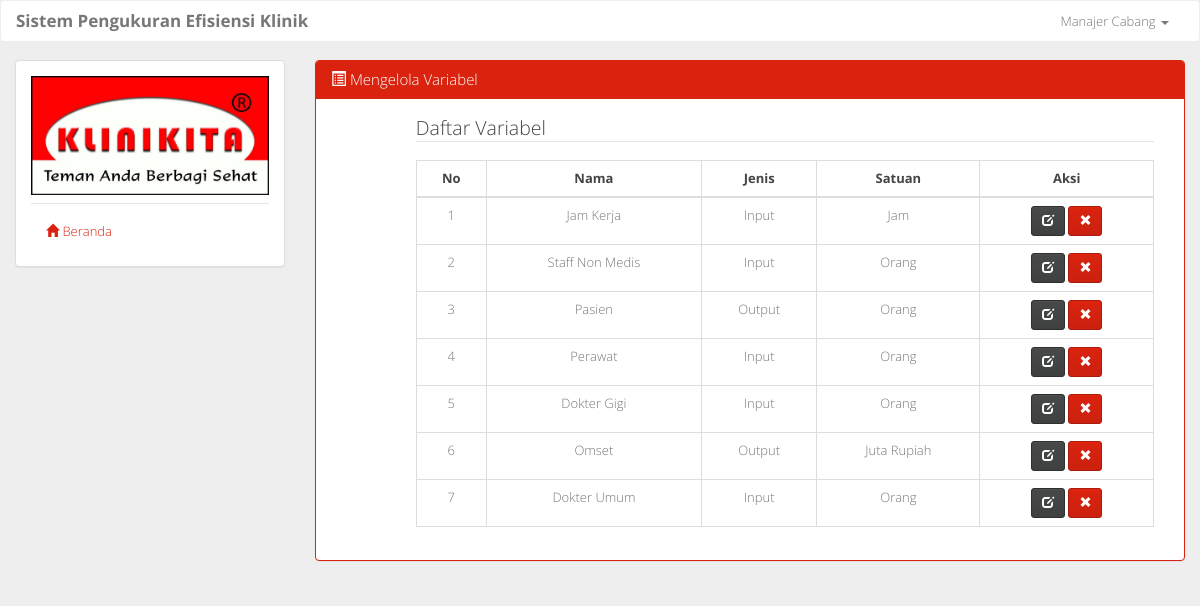
Page /mengelola_variabel.php (signed in) on the committed database.
### tables this page shows
CREATE TABLE `variabel` (
  `id_variabel` int(11) NOT NULL,
  `nama_variabel` varchar(50) NOT NULL,
  `jenis_variabel` char(1) NOT NULL,
  `satuan` varchar(50) NOT NULL
);

### mengelola_variabel.php (the view, shortened to what this page needs)
<?php include 'layout.php'; ?>
				<div class="col-sm-9">
					<div class="panel panel-primary">
					  	<div class="panel-heading">
					    	<h3 class="panel-title"><span class="glyphicon glyphicon-list-alt"></span> Mengelola Variabel</h3>
					  	</div>
					  	<div class="panel-body">
						  	<div class="col-sm-11 col-sm-offset-1">
						  		<legend>Daftar Variabel</legend>
						  		<?php
									$i=1;
									$query = mysqli_query($conn, "SELECT * FROM variabel ORDER BY id_variabel DESC");
									if (mysqli_num_rows($query) > 0) {
										echo '
											<table class="table table-bordered table-hover">
												<thead>
													<tr>
														<th>No</th>
														<th>Nama</th>
														<th>Jenis</th>
														<th>Satuan</th>
														<th>Aksi</th>
													</tr>
												</thead>
												<tbody>
										';
										while($var = mysqli_fetch_assoc($query)) {
											if ($var['jenis_variabel'] == 'i') {
											    $var['jenis_variabel'] = 'Input';
											} elseif ($var['jenis_variabel'] == 'o') {
											    $var['jenis_variabel'] = 'Output';
											}
											echo '
												<tr>
													<td>'.$i.'</td>
													<td>'.$var['nama_variabel'].'</td>
													<td>'.$var['jenis_variabel'].'</td>
													<td>'.$var['satuan'].'</td>
													<td>
														<a href="ubah_variabel.php?id='.$var['id_variabel'].'" class="btn btn-default btn-sm"><span class="glyphicon glyphicon-edit"></span></a>
														<a href="process/hapus_variabel.php?id='.$var['id_variabel'].'" onclick="return hapus()" class="btn btn-primary btn-sm"><span class="glyphicon glyphicon-remove"></span></a>
											        </td>
												</tr>
											';
											$i++;
										}
										echo '
												</tbody>
											</table>
										';
									}
								?>
						  	</div>
					  	</div>
					</div>
				</div>
<?php include 'layout2.php' ?>

### assets/css/style.css (style rules this page uses)
body { background-color: #eee; }
th, td { text-align: center; }

### rows in the picture
variabel: nama_variabel "Jam Kerja", jenis_variabel "Input", satuan "Jam"
variabel: nama_variabel "Staff Non Medis", jenis_variabel "Input", satuan "Orang"
variabel: nama_variabel "Pasien", jenis_variabel "Output", satuan "Orang"
variabel: nama_variabel "Perawat", jenis_variabel "Input", satuan "Orang"
variabel: nama_variabel "Dokter Gigi", jenis_variabel "Input", satuan "Orang"
variabel: nama_variabel "Omset", jenis_variabel "Output", satuan "Juta Rupiah"
variabel: nama_variabel "Dokter Umum", jenis_variabel "Input", satuan "Orang"

### other values in the picture
$_SESSION['user'] "Manajer Cabang"
